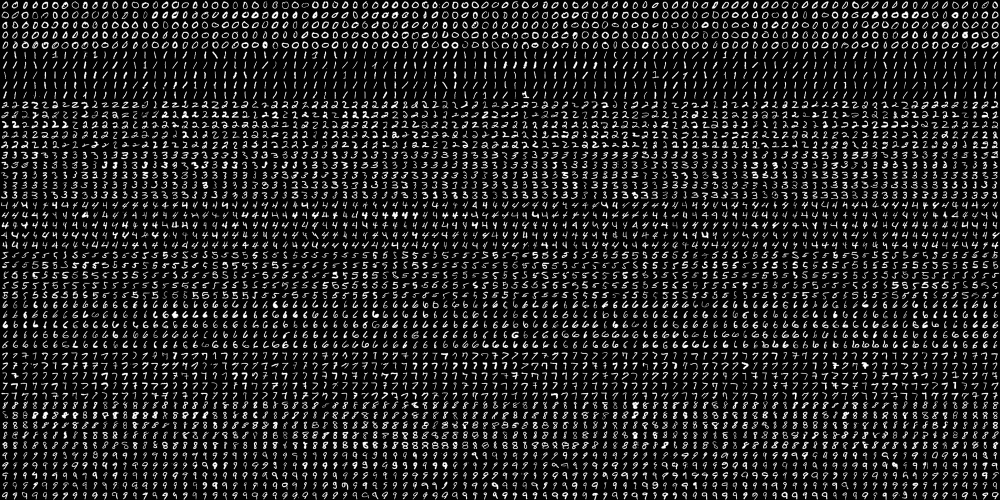
#> input picture opencv/trainset/digits_inverse.png, 2000 x 1000 px (shown at 1/2 size)
$ python opencv.py   (older library calls are emulated)
#> lines starting #> are read from the running program, lines starting #| are printed output that depends on the picture; after the words box and inside, x2 and y2 are one past the last pixel; in counts of white or black regions, pixels touching at a corner belong together
import cv2
import cv2 as cv
import os
import matplotlib as be
from matplotlib import pyplot as plt
import numpy
from matplotlib import pyplot
import sklearn
from sklearn.decomposition import KernelPCA

print(cv2.__version__)

def calcBorders(points : list):
    lastPlus = False
    lastMinus = True
    pointsStart = []
    pointsEnd = []
    for item in range(2, len(points)):
        if (points[item] - points[item - 1]) > 0 and not lastPlus:
            pointsStart += [item-1]
        if (points[item] - points[item - 1]) < 0 and not lastMinus:
            pointsEnd += [item+1]
        lastPlus = (points[item] - points[item - 1]) > 0
        lastMinus = (points[item] - points[item - 1]) < 0
    return {'start' : pointsStart, 'end' : pointsEnd}


curFolder = os.path.dirname(__file__)
trainsetFolder = os.path.join(curFolder, 'trainset')

# [220 lines left out: functions prepareImage, prepareImageNew, findDigitsInImage, prepareImageMSER, newTrainData, not called in this run]

def face_trainData(needsave = False):
    face_cascade = cv2.CascadeClassifier('trainset/haarcascade_frontalface_default.xml')

    img = cv2.imread('trainset/yalefaces.png')
    imgGray = cv2.cvtColor(img, cv2.COLOR_BGR2GRAY)
    faces = face_cascade.detectMultiScale(img, scaleFactor=6.2)

    print(len(faces))
    imgNum = 0
    faces = sorted(faces, key=lambda k: k[0] + k[1] * 10000)
    trainData = []
    responses = []
    for (x, y, w, h) in faces:
        tmpImage = imgGray[y:y + h, x:x + w]
        if needsave:
            cv2.rectangle(img, (x, y), (x + w, y + h), (255, 0, 0), 2)
            cv2.imwrite("tmp/" + str(imgNum) + '.png', tmpImage)
        imageNumber = numpy.array(cv2.resize(tmpImage, (512, 512), interpolation=cv2.INTER_AREA)).reshape(
            512 * 512, -1)
        responses.append(int(imgNum/11))
        imgNum += 1
        trainData += [numpy.array(imageNumber, dtype=numpy.float32)]

    return trainData, responses


im = cv.imread(os.path.join(trainsetFolder, 'digits_inverse.png'))
#> im is the input picture: shape (1000, 2000, 3); min 0, max 255, mean 33.8


imgray = cv.cvtColor(im, cv.COLOR_BGR2GRAY)
qr = cv2.cvtColor(im,cv2.COLOR_BGR2GRAY)


ret, thresh = cv.threshold(imgray, 127, 255, 0)
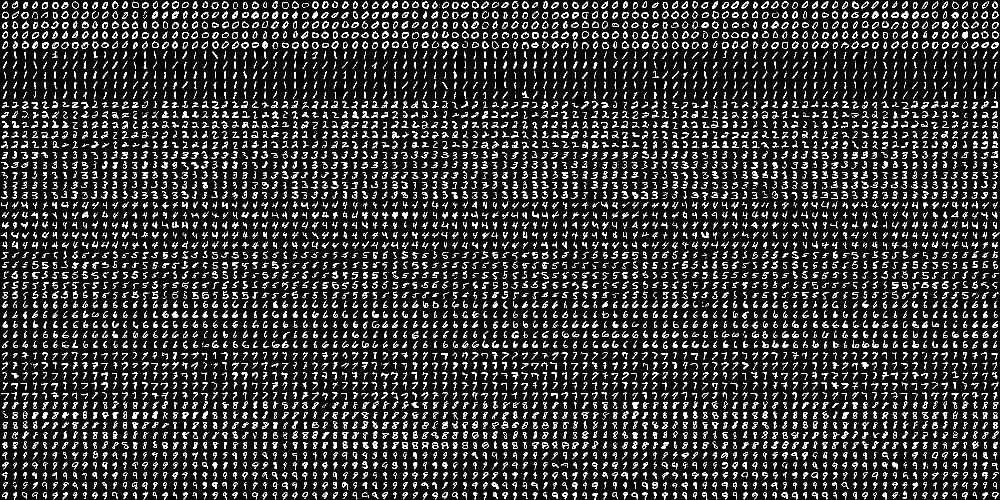
#> thresh: shape (1000, 2000) (shown at 1/2 size); 13.2% white in thin lines or dots
im2, contours, hierarchy = cv.findContours(thresh, cv.RETR_TREE, cv.CHAIN_APPROX_SIMPLE)
#> contours = 7616 contours, 2970 with area under 20; largest, box (x1, y1, x2, y2) and area: (1884, 43, 1897, 57) 136, (43, 24, 57, 38) 134, (364, 64, 378, 78) 133, (1164, 63, 1178, 77) 132, (564, 4, 577, 18) 132

cv2.drawContours(im, contours, -1, (0,255,0), 3)
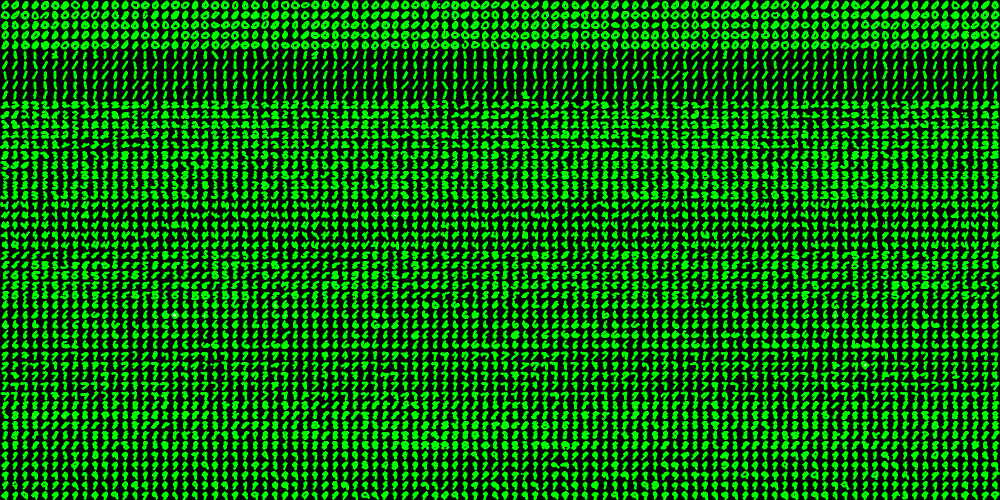
#> im: shape (1000, 2000, 3) (shown at 1/2 size); mean B, G, R 0, 97.8, 0

img = cv2.imread(os.path.join(trainsetFolder, 'digits_inverse.png'))
imgGray = cv.cvtColor(img, cv.COLOR_BGR2GRAY)

xGist = [sum(imgGray[k]) / len(imgGray[k]) for k in range(imgGray.shape[0])]
#> xGist = 1000 values, max 96.88 at index 253, min 0 at index 0, mean 33.81
xGist_median = numpy.median(xGist) * 0.78
#> xGist_median = 24.13
xGistNorm = [min(x, xGist_median) for x in xGist]
#> xGistNorm = 1000 values, max 24.13 at index 3, min 0 at index 0, mean 17.49
# [6 lines of commented-out code are left out]

xPoints = calcBorders(xGistNorm)
#> the loop in calcBorders, `for item in range(2, len(points)):` made 998 passes
#> (pointsStart, lastPlus, lastMinus) on passes 1, 21, 41: ([1], True, False), ([1, 21], True, False), ([1, 21, 41], True, False)
#> (pointsEnd, lastPlus, lastMinus) on passes 16, 36, 56: ([18], False, True), ([18, 38], False, True), ([18, 38, 58], False, True)
#> after the loop in calcBorders, `for item in range(2, len(points)):`: pointsEnd = 51 values from 18 to 998; pointsStart = 51 values from 1 to 981
#> xPoints = 2 items

yGist = [sum(imgGray[:, k]) / len(imgGray[:, k]) for k in range(imgGray.shape[1])]
#> yGist = 2000 values, max 91.39 at index 791, min 0 at index 0, mean 33.81
yGist_median = numpy.median(yGist) * 0.78
#> yGist_median = 21.69
yGistNorm = [min(x, yGist_median) for x in yGist]
#> yGistNorm = 2000 values, max 21.69 at index 5, min 0 at index 0, mean 13.73

# [4 lines of commented-out code are left out]

yPoints = calcBorders(yGistNorm)
#> the loop in calcBorders (call 2), `for item in range(2, len(points)):` made 1998 passes
#> (pointsStart, lastPlus, lastMinus) on passes 1, 19, 40, 60: ([1], True, False), ([1, 19], True, False), ([1, 19, 40], True, False), ([1, 19, 40, 60], True, False)
#> (pointsEnd, lastPlus, lastMinus) on passes 15, 34, 55: ([17], False, True), ([17, 36], False, True), ([17, 36, 57], False, True)
#> yPoints = 2 items

trainData = []
responses = []
number = 0
for x in range(min(len(xPoints['start']), len(xPoints['end']))):
    for y in range(min(len(yPoints['start']), len(yPoints['end']))):
        imageNumber = imgGray[xPoints['start'][x]:xPoints['end'][x] + 1,
                    yPoints['start'][y]:yPoints['end'][y] + 1]
        if imageNumber.shape[0] > 10 and imageNumber.shape[1] > 10:
            # cv2.imwrite(os.path.join(curFolder, 'tmp/item') + str(number) + "_" + str(int(len(responses) / 500)) + ".png",
            #             cv2.resize(imageNumber, (17, 17), interpolation=cv2.INTER_AREA))
            imageNumber = numpy.array(cv2.resize(imageNumber, (17,17), interpolation=cv2.INTER_AREA)).reshape(17*17, -1)
            trainData += [numpy.array(imageNumber, dtype=numpy.float32)]
            responses.append(int(len(responses) / 500))
            number +=1
#> this loop made 51 passes
#> after the loop, number = 5000; responses = 5000 values from 0 to 9; trainData = 5000 items


# [7 lines of commented-out code are left out]
trainData, responses = face_trainData()
#> (the run stopped early here; a loop or call above may not have finished)

$ run again, with opencv/trainset/digits_inverse4.png copied over opencv/trainset/digits_inverse.png
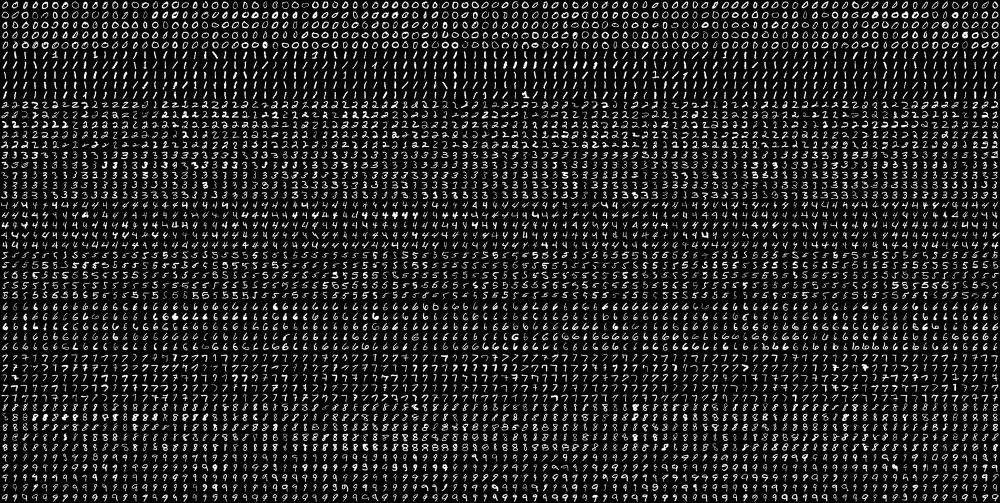
#> input picture opencv/trainset/digits_inverse4.png, 2000 x 1005 px (shown at 1/2 size)
#> im is the input picture: shape (1005, 2000, 3); min 0, max 255, mean 34.1
#> `ret, thresh = cv.threshold(imgray, 127, 255, 0)`:
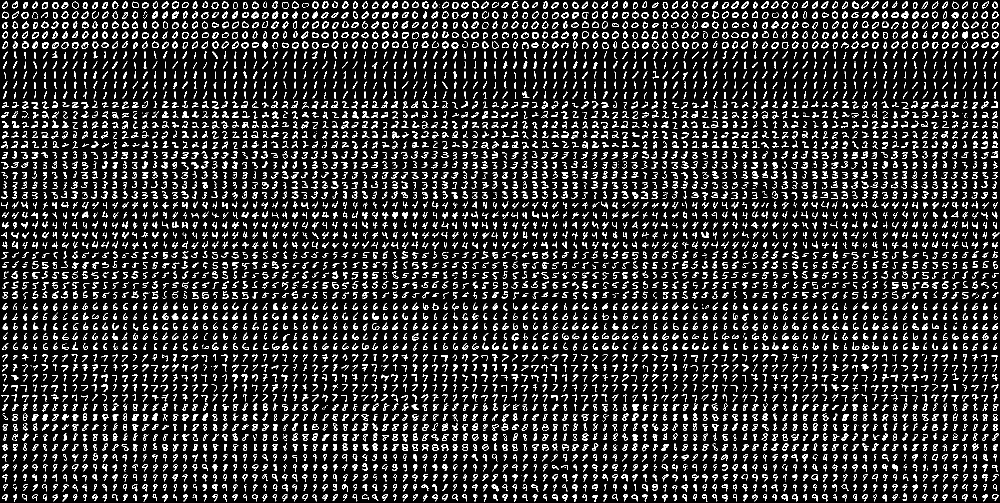
#> thresh: shape (1005, 2000) (shown at 1/2 size); 13.3% white in thin lines or dots
#> contours = 7617 contours, 2851 with area under 20; largest, box (x1, y1, x2, y2) and area: (1884, 43, 1897, 57) 136, (364, 64, 378, 78) 134, (43, 24, 57, 38) 134, (1164, 63, 1178, 77) 132, (564, 4, 577, 18) 132
#> `cv2.drawContours(im, contours, -1, (0,255,0), 3)`:
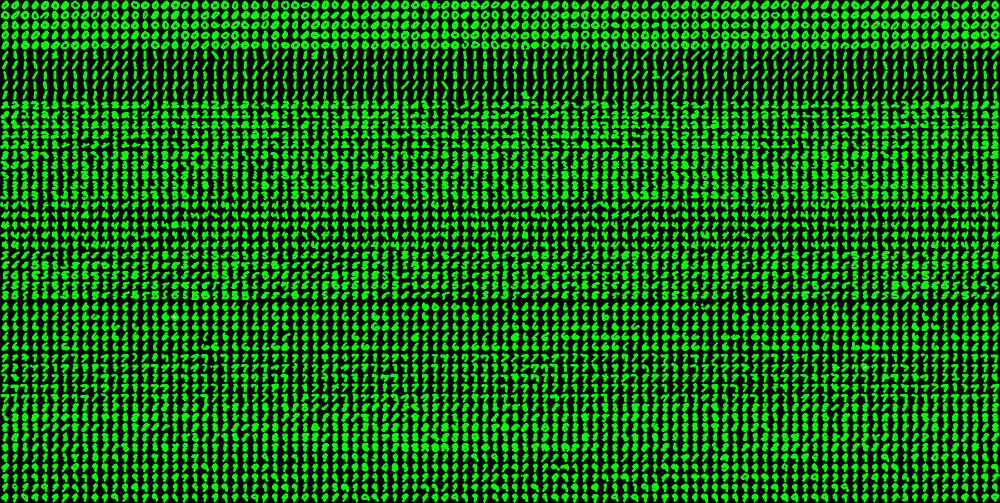
#> im: shape (1005, 2000, 3) (shown at 1/2 size); mean B, G, R 0, 97.8, 0
#> xGist = 1005 values, max 96.53 at index 253, min 0 at index 0, mean 34.07
#> xGist_median = 27.89
#> xGistNorm = 1005 values, max 27.89 at index 3, min 0 at index 0, mean 19.77
#> the loop in calcBorders, `for item in range(2, len(points)):` made 1003 passes
#> (pointsStart, lastPlus, lastMinus) on passes 1, 21, 41: ([1], True, False), ([1, 21], True, False), ([1, 21, 41], True, False)
#> after the loop in calcBorders, `for item in range(2, len(points)):`: pointsEnd = 58 values from 18 to 999; pointsStart = 58 values from 1 to 985
#> xPoints = 2 items
#> yGist = 2000 values, max 94.43 at index 791, min 0 at index 0, mean 34.07
#> yGist_median = 21.37
#> yGistNorm = 2000 values, max 21.37 at index 5, min 0 at index 0, mean 13.51
#> the loop in calcBorders (call 2), `for item in range(2, len(points)):` made 1998 passes
#> (pointsStart, lastPlus, lastMinus) on passes 1, 19, 40, 60: ([1], True, False), ([1, 19], True, False), ([1, 19, 40], True, False), ([1, 19, 40, 60], True, False)
#> yPoints = 2 items
#> the loop `for x in range(min(len(xPoints['start']), len(xPoints['end']))):` made 58 passes
#> after the loop `for x in range(min(len(xPoints['start']), len(xPoints['end']))):`: number = 4900; responses = 4900 values from 0 to 9; trainData = 4900 items
